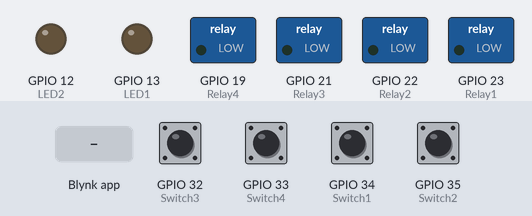
This sketch was run on a simulated ESP32. On the bench: switched loads named in the sketch (green lamp = pin HIGH), output pins drawn as LEDs (lit = HIGH). The inputs (shaded band) are chosen by the test bench; at power-on: GPIO 32 (Switch3), GPIO 33 (Switch4), GPIO 34 (Switch1), GPIO 35 (Switch2) HIGH. WiFi joins after 1.5 s; servers stay silent unless stated.

Above: at 2.5 s.
2.6 s: GPIO 32 (Switch3) pulled LOW for 0.15 s
At 3.9 s:
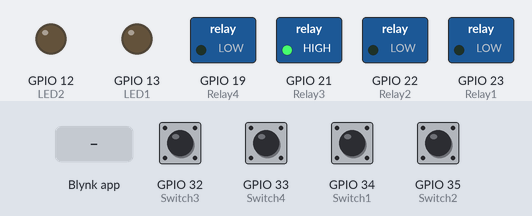
5.7 s: GPIO 33 (Switch4) pulled LOW for 0.15 s
At 6.2 s:
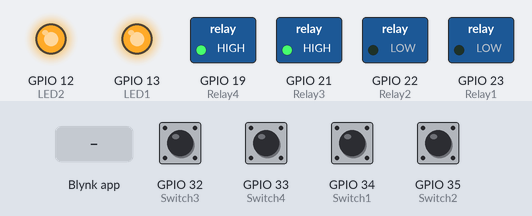
7.3 s: GPIO 34 (Switch1) pulled LOW for 0.15 s
At 8.6 s:
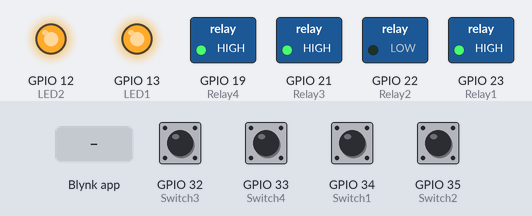
8.9 s: GPIO 35 (Switch2) pulled LOW for 0.15 s
At 9.9 s:
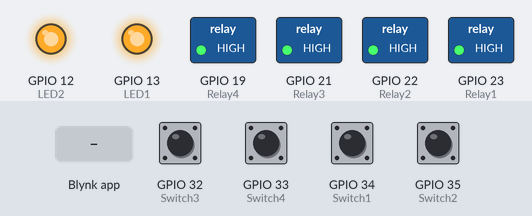
10.5 s: Blynk app writes 0 to V1
At 11.6 s:
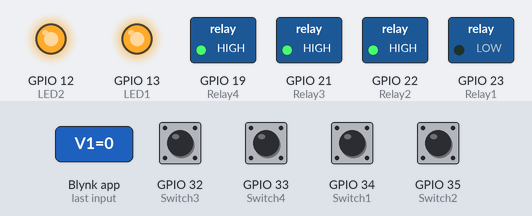
12.0 s: Blynk app writes 0 to V3
At 12.7 s:
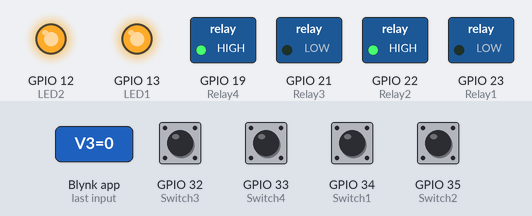
Timing chart, 0 to 14.5 s (numbered marks = the images above; inputs shaded):
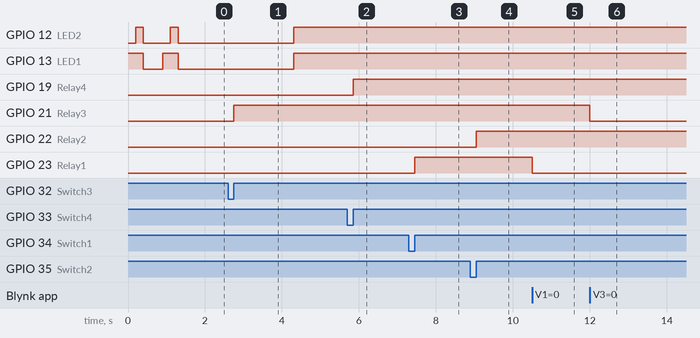

Measured:
- after the input at 2.6 s, GPIO 21 (Relay3): LOW → HIGH after 0.15 s
- after the input at 5.7 s, GPIO 19 (Relay4): LOW → HIGH after 0.15 s
- after the input at 7.3 s, GPIO 23 (Relay1): LOW → HIGH after 0.15 s
- after the input at 8.9 s, GPIO 22 (Relay2): LOW → HIGH after 0.15 s
- after the input at 10.5 s, GPIO 23 (Relay1): HIGH → LOW at once
- after the input at 12.0 s, GPIO 21 (Relay3): HIGH → LOW at once

The sketch:

Blynk_Internet_and_Manual.ino
```cpp
#include <WiFi.h>
#include <WiFiClient.h>
#include <BlynkSimpleEsp32.h>
BlynkTimer timer;


#define DEBUG_SW 0


#define Switch1 34
#define Relay1 23

#define Switch2 35
#define Relay2 22

#define Switch3 32
#define Relay3 21


#define Switch4 33
#define Relay4 19


#define LED1 13
#define LED2 12


int MODE = 0;


// Your WiFi credentials.
// Set password to "" for open networks.
char ssid[] = "XXXXXXXXXXXX";
char pass[] = "XXXXXXXXX";

// You should get Auth Token in the Blynk App.
// Go to the Project Settings (nut icon).
char auth[] = " XXXXXXXXXXXXXXXXXXXXXXXXXXXXXXX";


int Flag1 = 0;
int Flag2 = 0;
int Flag3 = 0;
int Flag4 = 0;


BLYNK_WRITE(V1)
{
  int pinValue = param.asInt(); // assigning incoming value from pin V1 to a variable
  digitalWrite(Relay1, pinValue);
  // process received value
}

BLYNK_WRITE(V2)
{
  int pinValue = param.asInt(); // assigning incoming value from pin V2 to a variable
  digitalWrite(Relay2, pinValue);
  // process received value
}

BLYNK_WRITE(V3)
{
  int pinValue = param.asInt(); // assigning incoming value from pin V3 to a variable

  digitalWrite(Relay3, pinValue);
  // process received value
}

BLYNK_WRITE(V4)
{
  int pinValue = param.asInt(); // assigning incoming value from pin V4 to a variable
  digitalWrite(Relay4, pinValue);
  // process received value
}

void with_internet()
{
  if (digitalRead(Switch1) == LOW)
  {
    if (Flag1 == 0 )
    {
      digitalWrite(Relay1, LOW);
      if (DEBUG_SW) Serial.println("Relay1- ON");
      Blynk.virtualWrite(V1, 0);
      Flag1 = 1;
    }
    if (DEBUG_SW) Serial.println(" -ON");

  }
  if (digitalRead(Switch1) == HIGH )
  {
    if (Flag1 == 1)
    {
      digitalWrite(Relay1, HIGH);
      if (DEBUG_SW) Serial.println("Relay1 OFF");
      Blynk.virtualWrite(V1, 1);
      Flag1 = 0;
    }
    if (DEBUG_SW)Serial.println(" OFF");
  }


  if (digitalRead(Switch2) == LOW)
  {
    if (Flag2 == 0 )
    {
      digitalWrite(Relay2, LOW);
      if (DEBUG_SW)  Serial.println("Relay2- ON");
      Blynk.virtualWrite(V2, 0);
      Flag2 = 1;
    }
    if (DEBUG_SW) Serial.println("Switch2 -ON");

  }
  if (digitalRead(Switch2) == HIGH )
  {
    if (Flag2 == 1)
    {
      digitalWrite(Relay2, HIGH);
      if (DEBUG_SW) Serial.println("Relay2 OFF");
      Blynk.virtualWrite(V2, 1);
      Flag2 = 0;
    }
    if (DEBUG_SW)Serial.println("Switch2 OFF");
    //delay(200);
  }

  if (digitalRead(Switch3) == LOW)
  {
    if (Flag3 == 0 )
    {

      digitalWrite(Relay3, LOW);
      if (DEBUG_SW) Serial.println("Relay3- ON");
      Blynk.virtualWrite(V3, 0);
      Flag3 = 1;
    }
    if (DEBUG_SW) Serial.println("Switch3 -ON");

  }
  if (digitalRead(Switch3) == HIGH )
  {
    if (Flag3 == 1)
    {

      digitalWrite(Relay3, HIGH);
      if (DEBUG_SW) Serial.println("Relay3 OFF");
      Blynk.virtualWrite(V3, 1);
      Flag3 = 0;
    }
    if (DEBUG_SW)Serial.println("Switch3 OFF");
    //delay(200);
  }

  if (digitalRead(Switch4) == LOW)
  {
    if (Flag4 == 0 )
    {
      digitalWrite(Relay4, LOW);
      if (DEBUG_SW) Serial.println("Relay4- ON");
      Blynk.virtualWrite(V4, 0);
      Flag4 = 1;
    }
    if (DEBUG_SW) Serial.println("Switch4 -ON");

  }
  if (digitalRead(Switch4) == HIGH )
  {
    if (Flag4 == 1)
    {
      digitalWrite(Relay4, HIGH);
      if (DEBUG_SW) Serial.println("Relay4 OFF");
      Blynk.virtualWrite(V4, 1);
      Flag4 = 0;
    }
    if (DEBUG_SW)Serial.println("Switch4 OFF");
    //delay(200);
  }


}

void without_internet()
{

  digitalWrite(Relay1, digitalRead(Switch1));
  digitalWrite(Relay2, digitalRead(Switch2));
  digitalWrite(Relay3, digitalRead(Switch3));
  digitalWrite(Relay4, digitalRead(Switch4));

}


void checkBlynk() { // called every 3 seconds by SimpleTimer

  bool isconnected = Blynk.connected();
  if (isconnected == false) {
    MODE = 1;
    digitalWrite(LED1, HIGH);
    digitalWrite(LED2, LOW);

  }
  if (isconnected == true) {
    MODE = 0;
    digitalWrite(LED1, HIGH);
    digitalWrite(LED2, HIGH);

  }
}

void setup()
{
  // Debug console
  if (DEBUG_SW) Serial.begin(9600);
  pinMode(Switch1, INPUT);
  pinMode(Relay1, OUTPUT);

  pinMode(Switch2, INPUT);
  pinMode(Relay2, OUTPUT);

  pinMode(Switch3, INPUT);
  pinMode(Relay3, OUTPUT);

  pinMode(Switch4, INPUT);
  pinMode(Relay4, OUTPUT);


  pinMode(LED1, OUTPUT);
  pinMode(LED2, OUTPUT);


  digitalWrite(LED1, HIGH);
  delay(200);
  digitalWrite(LED2, HIGH);
  delay(200);

  digitalWrite(LED1, LOW);
  digitalWrite(LED2, LOW);

  delay(500);

  digitalWrite(LED1, HIGH);
  delay(200);
  digitalWrite(LED2, HIGH);
  delay(200);


  digitalWrite(LED1, LOW);
  digitalWrite(LED2, LOW);

  //pinMode(MODE, INPUT);
  WiFi.begin(ssid, pass);
  timer.setInterval(3000L, checkBlynk); // check if connected to Blynk server every 3 seconds
  Blynk.config(auth);//, ssid, pass);

}

void loop()
{
  if (WiFi.status() != WL_CONNECTED)
  {
    if (DEBUG_SW) Serial.println("Not Connected");
  }
  else
  {
    if (DEBUG_SW) Serial.println(" Connected");
    Blynk.run();
  }

  timer.run(); // Initiates SimpleTimer
  if (MODE == 0)
    with_internet();
  else
    without_internet();
}
```
